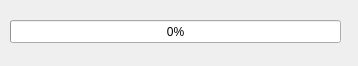
<?xml version="1.0" encoding="UTF-8"?>
<ui version="4.0">
 <class>ExcelExportWid</class>
 <widget class="QWidget" name="ExcelExportWid">
  <property name="geometry">
   <rect>
    <x>0</x>
    <y>0</y>
    <width>358</width>
    <height>66</height>
   </rect>
  </property>
  <property name="windowTitle">
   <string>Form</string>
  </property>
  <widget class="QProgressBar" name="progressBar">
   <property name="geometry">
    <rect>
     <x>10</x>
     <y>20</y>
     <width>331</width>
     <height>23</height>
    </rect>
   </property>
   <property name="value">
    <number>0</number>
   </property>
  </widget>
 </widget>
 <resources/>
 <connections/>
</ui>
